Frame 1 (no input): blank canvas, image omitted
Frame 60 (the mouse pressed at the canvas centre just before this capture): blank canvas, image omitted
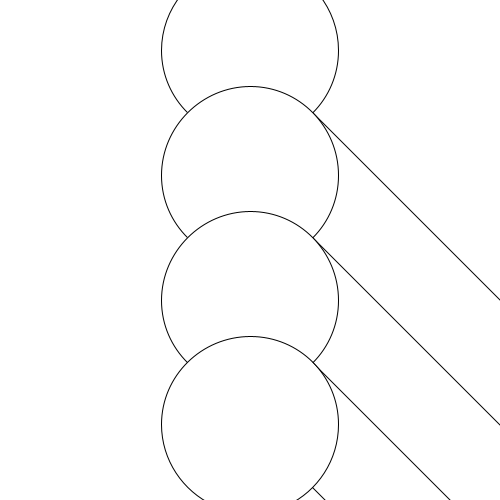
Frame 120 (the mouse held since frame 60 and released just before this capture)

The Processing sketch whose frames 1 and 60 were blank and that drew this single picture after the mouse press (run headless with seeded random() and noise(); from frame 60 on, the mouse is pressed at the canvas centre):

// Processing sketch: QUESTION2_vectorCalculations
// ── QUESTION2_vectorCalculations.pde
PVector lineCenter[] = new PVector[4]; 
PVector lineEnd[] = new PVector[4]; 

void setup(){
  size(500, 500); 
  smooth(); 
  
  for(int i = 0; i<4; i++){
    lineCenter[i] = new PVector(width/2, i*height*.25 + 50); 
  }
 
}


void draw(){
  background(255);

  //initial value declarations 
  for(int i = 0; i<4; i++){
    lineEnd[i] = new PVector(mouseX, mouseY); 
  }
  
  
  //your vector calculations 
  for(int i = 0; i<4; i++){
    //your first line should be normalized 
    
    //your second line should have the magnitude of the 
    //distance between the center point and the mouse position
    
    
    //your third line should have a magintude of half the distance between the mouse 
    //and the center of the line
    
    
    //your forth line should always have a magnitude of 100 
    //it's direction should be based on the mouse position; 
    
    pushMatrix(); 
    translate(width/2, lineCenter[i].y); 
    line(0,0, lineEnd[i].x, lineEnd[i].y); 
    popMatrix(); 
    
    ellipse(lineCenter[i].x, lineCenter[i].y, lineEnd[i].mag()/2, lineEnd[i].mag()/2);
  } 
}
